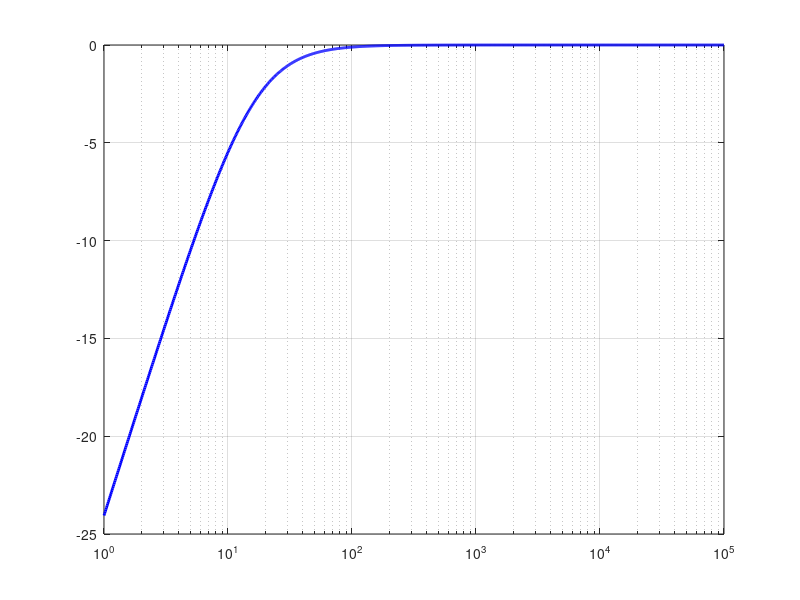

The MATLAB source for this figure: (Note: this script raises an error after producing the figure.)

clc;
clear;
close all;

%% High Pass Filter (HPF) Modeling

% Circuit Parameters
R = 1000;          % Resistance (Ohm)
C = 10e-6;         % Capacitance (Farad)

% Cutoff Frequency
fc = 1/(2*pi*R*C);
wc = 2*pi*fc;

fprintf('High Pass Filter Model\n');
fprintf('----------------------\n');
fprintf('Resistance = %.2f Ohm\n', R);
fprintf('Capacitance = %.8f F\n', C);
fprintf('Cutoff Frequency = %.2f Hz\n', fc);

%% Transfer Function

s = tf('s');
H = (R*C*s)/(R*C*s + 1);

disp('Transfer Function:');
H

%% Frequency Response

f = logspace(0,5,1000);
w = 2*pi*f;

[mag,phase] = bode(H,w);

mag = squeeze(mag);
phase = squeeze(phase);

Magnitude_dB = 20*log10(mag);

%% Plot Magnitude Response

figure;

semilogx(f,Magnitude_dB,'b','LineWidth',2);
grid on;
hold on;

xline(fc,'r--','Cutoff Frequency');

yline(-3,'k--','-3 dB');

title('High Pass Filter - Magnitude Response');
xlabel('Frequency (Hz)');
ylabel('Magnitude (dB)');

%% Plot Phase Response

figure;

semilogx(f,phase,'m','LineWidth',2);
grid on;

title('High Pass Filter - Phase Response');
xlabel('Frequency (Hz)');
ylabel('Phase (Degrees)');

%% Input and Output Signal

Fs = 10000;
t = 0:1/Fs:0.1;

% Input Signal
x = sin(2*pi*20*t) + sin(2*pi*500*t);

% Filter Output
y = lsim(H,x,t);

figure;

plot(t,x,'b','LineWidth',1.2);
hold on;
plot(t,y,'r','LineWidth',1.5);

grid on;

title('HPF Input and Output Signals');
xlabel('Time (Seconds)');
ylabel('Amplitude');

legend('Input Signal','Output Signal');

%% Pole-Zero Map

figure;
pzmap(H);
grid on;

title('HPF Pole-Zero Map');
